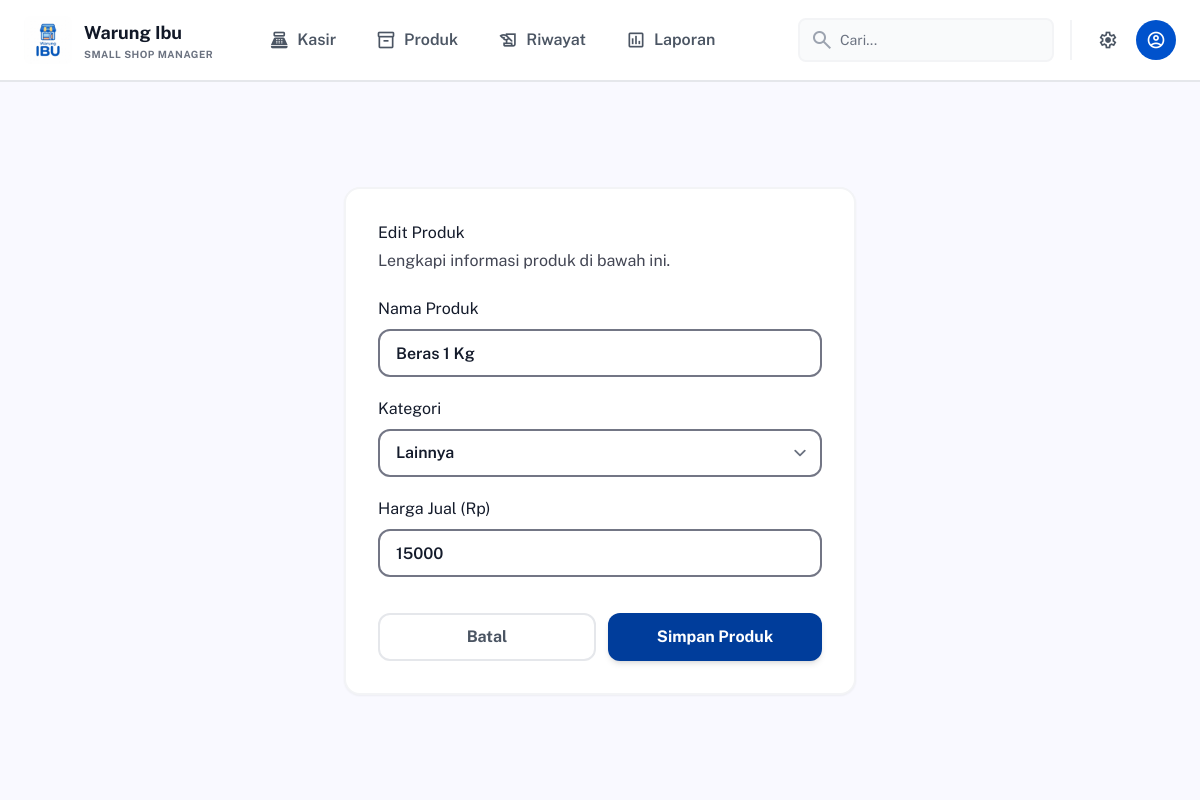
Screenshot of /produk/edit/1/ with the database file from the repository.
### core/models.py (models this page shows, shortened)
class Produk(models.Model):
    KATEGORI_CHOICES = (
        ('makanan', 'Makanan'),
        ('minuman', 'Minuman'),
        ('lainnya', 'Lainnya'),
    )
    nama = models.CharField(max_length=100)
    harga = models.DecimalField(max_digits=10, decimal_places=0)
    kategori = models.CharField(max_length=50, choices=KATEGORI_CHOICES, default='lainnya')

### core/views.py (the view)
# urls.py: path('produk/edit/<int:pk>/', views.edit_produk, name='edit_produk'),
@never_cache
def edit_produk(request, pk):
    produk = get_object_or_404(Produk, pk=pk)
    if request.method == 'POST':
        produk.nama = request.POST.get('nama')
        produk.kategori = request.POST.get('kategori')
        produk.harga = request.POST.get('harga')
        produk.save()
        return redirect('produk')
    return render(request, 'produk_form.html', {'title': 'Edit Produk', 'produk': produk})

### templates/produk_form.html (shortened to what this page needs)
{% extends 'base.html' %}
{% block content %}
<div class="flex-1 overflow-y-auto p-4 sm:p-8 bg-surface flex items-center justify-center">
    <div class="w-full max-w-lg bg-white p-8 rounded-2xl shadow-sm border-2 border-gray-100">
        <div class="mb-6">
            <h1 class="font-headline-lg text-on-surface">{{ title }}</h1>
            <p class="text-on-surface-variant font-body-md mt-1">Lengkapi informasi produk di bawah ini.</p>
        </div>
        <form method="POST" class="space-y-5">
            <div>
                <label class="block font-label-lg mb-2 text-on-surface">Nama Produk</label>
                <input type="text" name="nama" value="{{ produk.nama }}" required class="w-full h-12 px-4 rounded-xl border-2 border-outline focus:border-primary focus:ring-0 font-semibold transition-all">
            </div>
            <div>
                <label class="block font-label-lg mb-2 text-on-surface">Kategori</label>
                <select name="kategori" required class="w-full h-12 px-4 rounded-xl border-2 border-outline focus:border-primary focus:ring-0 font-semibold transition-all">
                    <option value="lainnya" {% if produk.kategori == 'lainnya' %}selected{% endif %}>Lainnya</option>
                </select>
            </div>
            <div>
                <label class="block font-label-lg mb-2 text-on-surface">Harga Jual (Rp)</label>
                <input type="number" name="harga" value="{{ produk.harga|floatformat:0 }}" required min="0" step="100" class="w-full h-12 px-4 rounded-xl border-2 border-outline focus:border-primary focus:ring-0 font-semibold transition-all">
            </div>
            <div class="pt-4 flex gap-3">
                <a href="{% url 'produk' %}" class="flex-1 h-12 flex items-center justify-center rounded-xl font-bold border-2 border-gray-200 text-gray-600 hover:bg-gray-50 transition-all">Batal</a>
                <button type="submit" class="flex-1 h-12 flex items-center justify-center rounded-xl font-bold bg-primary text-white hover:brightness-110 active:scale-95 transition-all shadow-md">Simpan Produk</button>
            </div>
        </form>
    </div>
</div>
{% endblock %}

### templates/base.html (style rules this page uses)
body { font-family: "Public Sans", sans-serif; }

### rows the page displays
Produk: nama "Beras 1 Kg", kategori "Lainnya", harga "15000"

### other values shown
{{ title }} "Edit Produk"
